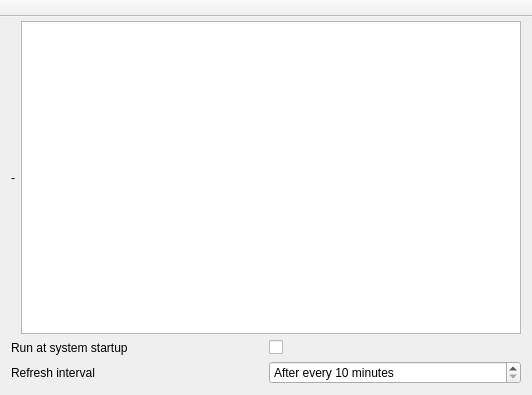
<?xml version="1.0" encoding="UTF-8"?>
<ui version="4.0">
 <class>MainWindow</class>
 <widget class="QMainWindow" name="MainWindow">
  <property name="geometry">
   <rect>
    <x>0</x>
    <y>0</y>
    <width>532</width>
    <height>395</height>
   </rect>
  </property>
  <property name="windowTitle">
   <string>MainWindow</string>
  </property>
  <widget class="QWidget" name="centralWidget">
   <layout class="QVBoxLayout" name="verticalLayout">
    <property name="topMargin">
     <number>4</number>
    </property>
    <item>
     <layout class="QHBoxLayout" name="horizontalLayout">
      <item>
       <widget class="cVerticalLabel" name="resultInfo">
        <property name="text">
         <string>-</string>
        </property>
       </widget>
      </item>
      <item>
       <widget class="QListWidget" name="results">
        <property name="spacing">
         <number>3</number>
        </property>
       </widget>
      </item>
     </layout>
    </item>
    <item>
     <layout class="QGridLayout" name="gridLayout">
      <item row="1" column="1">
       <widget class="QSpinBox" name="autoRefreshInterval">
        <property name="suffix">
         <string> minutes</string>
        </property>
        <property name="prefix">
         <string>After every </string>
        </property>
        <property name="minimum">
         <number>10</number>
        </property>
        <property name="maximum">
         <number>2000</number>
        </property>
       </widget>
      </item>
      <item row="1" column="0">
       <widget class="QLabel" name="label">
        <property name="text">
         <string>Refresh interval</string>
        </property>
       </widget>
      </item>
      <item row="0" column="1">
       <widget class="QCheckBox" name="runAtStartUp">
        <property name="text">
         <string/>
        </property>
       </widget>
      </item>
      <item row="0" column="0">
       <widget class="QLabel" name="label_2">
        <property name="text">
         <string>Run at system startup</string>
        </property>
       </widget>
      </item>
     </layout>
    </item>
   </layout>
  </widget>
  <widget class="QToolBar" name="mainToolBar">
   <property name="movable">
    <bool>false</bool>
   </property>
   <property name="toolButtonStyle">
    <enum>Qt::ToolButtonTextUnderIcon</enum>
   </property>
   <property name="floatable">
    <bool>false</bool>
   </property>
   <attribute name="toolBarArea">
    <enum>TopToolBarArea</enum>
   </attribute>
   <attribute name="toolBarBreak">
    <bool>false</bool>
   </attribute>
  </widget>
 </widget>
 <layoutdefault spacing="6" margin="11"/>
 <customwidgets>
  <customwidget>
   <class>cVerticalLabel</class>
   <extends>QLabel</extends>
   <header>widgets/cverticallabel.h</header>
  </customwidget>
 </customwidgets>
 <resources/>
 <connections/>
</ui>
